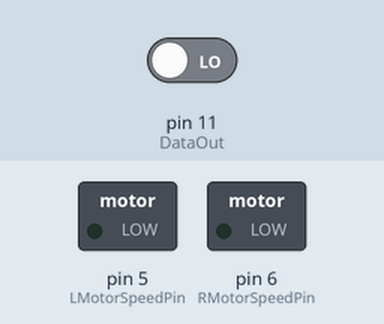
Recording of a sketch running on a simulated Arduino Uno, built with avr-gcc and run on an emulated ATmega328P. On the bench: switched loads named in the sketch (green lamp = pin HIGH). The test bench sets the inputs (shaded band); at power-on: pin 11 (DataOut) LOW. Pins used as bus, display or sensor lines are not drawn; what the sketch prints to the serial monitor is not drawn.

Above: at 0.1 s.
At 6.4 s:
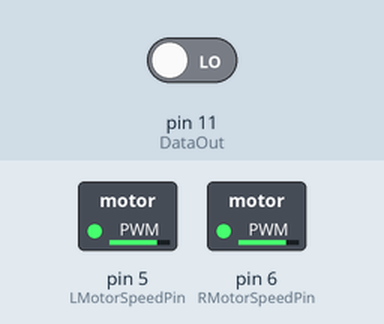
Timing chart, 0 to 7.9 s (numbered marks = the images above):
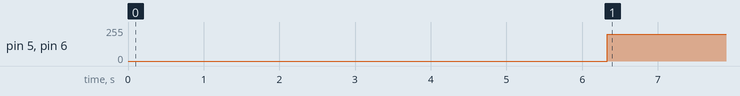

The sketch:

alphabot_line_tracking_PID.ino
```cpp
#include "TRSensors.h"

#define NUM_SENSORS 5
// sensors 0 through 5 are connected to analog inputs 0 through 5, respectively
TRSensors trs =   TRSensors();
unsigned int sensorValues[NUM_SENSORS];

int LMotorSpeedPin = 5;
int RMotorSpeedPin = 6;

volatile int prev_error = 0;

void setup()
{
  Serial.begin(115200);

  digitalWrite(A1, HIGH);
  digitalWrite(A0, LOW);
  digitalWrite(A2, HIGH);
  digitalWrite(A3, LOW);
  analogWrite(LMotorSpeedPin,0);
  analogWrite(RMotorSpeedPin,0);

  // make the calibration
  for (int i = 0; i < 400; i++)
    trs.calibrate();

  Serial.println("calibrate done");

  // print the calibration minimum values measured when emitters were on
  for (int i = 0; i < NUM_SENSORS; i++)
  {
    Serial.print(trs.calibratedMin[i]);
    Serial.print(' ');
  }
  Serial.println();

  // print the calibration maximum values measured when emitters were on
  for (int i = 0; i < NUM_SENSORS; i++)
  {
    Serial.print(trs.calibratedMax[i]);
    Serial.print(' ');
  }
  Serial.println();
  delay(1000);
}

void loop()
{
  // print the sensor values as numbers from 0 to 1000, where 0 means maximum reflectance and
  // 1000 means minimum reflectance, followed by the line position
  for (unsigned char i = 0; i < NUM_SENSORS; i++)
  {
    Serial.print(sensorValues[i]);
    Serial.print('\t');
  }

  unsigned int position = trs.readLine(sensorValues);

  volatile float k = 0.06;
  volatile float d = 0.03;

  volatile int error = position - 2000;
  volatile float pop = error * k + d*(error - prev_error);
  volatile int target = 200;

  prev_error = error;

  Serial.println(position);

  if (pop > target) pop = target;
  if (pop < - target) pop = - target;

  if (pop < 0)
  {
    analogWrite(RMotorSpeedPin,target + pop);
    analogWrite(LMotorSpeedPin,target);
  }
  else
  {
    analogWrite(RMotorSpeedPin,target);
    analogWrite(LMotorSpeedPin,target - pop);
  }

  delay(40);
}
```

TRSensors.cpp
```cpp
// (licence header left out)
#include <Arduino.h>
#include "TRSensors.h"

#define Clock     13
#define Address   12
#define DataOut   11
#define CS        10

#define NUMSENSORS 5
// Base class data member initialization (called by derived class init())
TRSensors::TRSensors()
{
	pinMode(Clock, OUTPUT);
	pinMode(Address, OUTPUT);
	pinMode(DataOut, INPUT);
  pinMode(CS, OUTPUT);

	_numSensors = NUMSENSORS;

	calibratedMin = (unsigned int*)malloc(sizeof(unsigned int) * _numSensors);
	calibratedMax = (unsigned int*)malloc(sizeof(unsigned int) * _numSensors);

	for(int i=0;i<_numSensors;i++)
	{
		calibratedMin[i] = 1023;
		calibratedMax[i] = 0;
	}
}


// Reads the sensor values using TLC1543 ADC chip into an array.
// The values returned are a measure of the reflectance in abstract units,
// with higher values corresponding to lower reflectance (e.g. a black
// surface or a void).
void TRSensors::AnalogRead(unsigned int *sensor_values)
{
	char i,j;
	unsigned int channel = 0;
	unsigned int values[] = {0,0,0,0,0,0};

	for(j = 0;j < _numSensors + 1;j++)
	{
		digitalWrite(CS,LOW);
		for(i = 0;i < 10;i++)
		{
			//0 to 4 clock transfer channel address
			if((i < 4) && (j >> (3 - i) & 0x01))
			digitalWrite(Address,HIGH);
			else
			digitalWrite(Address,LOW);

			//0 to 10 clock receives the previous conversion result
			values[j] <<= 1;
			if(digitalRead(DataOut))
			values[j] |= 0x01;
			digitalWrite(Clock,HIGH);
			digitalWrite(Clock,LOW);
		}
		//sent 11 to 16 clock
		for(i = 0;i < 6;i++)
		{
			digitalWrite(Clock,HIGH);
			digitalWrite(Clock,LOW);
		}
		digitalWrite(CS,HIGH);
	}

	for(i = 0;i < _numSensors;i++)
	{
		sensor_values[i] = values[i+1];
	}
}

// Reads the sensors 10 times and uses the results for
// calibration.  The sensor values are not returned; instead, the
// maximum and minimum values found over time are stored internally
// and used for the readCalibrated() method.
void TRSensors::calibrate()
{
	int i;
	unsigned int sensor_values[_numSensors];
	unsigned int max_sensor_values[_numSensors];
	unsigned int min_sensor_values[_numSensors];

	int j;
	for(j=0;j<10;j++)
	{
		AnalogRead(sensor_values);
		for(i=0;i<_numSensors;i++)
		{
			// set the max we found THIS time
			if(j == 0 || max_sensor_values[i] < sensor_values[i])
				max_sensor_values[i] = sensor_values[i];

			// set the min we found THIS time
			if(j == 0 || min_sensor_values[i] > sensor_values[i])
				min_sensor_values[i] = sensor_values[i];
		}
	}

  // record the min and max calibration values
  for(i=0;i<_numSensors;i++)
  {
    if(min_sensor_values[i] > calibratedMax[i])
      calibratedMax[i] = min_sensor_values[i];
    if(max_sensor_values[i] < calibratedMin[i])
      calibratedMin[i] = max_sensor_values[i];
  }
}


// Returns values calibrated to a value between 0 and 1000, where
// 0 corresponds to the minimum value read by calibrate() and 1000
// corresponds to the maximum value.  Calibration values are
// stored separately for each sensor, so that differences in the
// sensors are accounted for automatically.
void TRSensors::readCalibrated(unsigned int *sensor_values)
{
	int i;

	// read the needed values
	AnalogRead(sensor_values);

	for(i=0;i<_numSensors;i++)
	{
		unsigned int calmin,calmax;
		unsigned int denominator;

		denominator = calibratedMax[i] - calibratedMin[i];

		signed int x = 0;
		if(denominator != 0)
			x = (((signed long)sensor_values[i]) - calibratedMin[i])
				* 1000 / denominator;
		if(x < 0)
			x = 0;
		else if(x > 1000)
			x = 1000;
		sensor_values[i] = x;
	}

}


// Operates the same as read calibrated, but also returns an
// estimated position of the robot with respect to a line. The
// estimate is made using a weighted average of the sensor indices
// multiplied by 1000, so that a return value of 0 indicates that
// the line is directly below sensor 0, a return value of 1000
// indicates that the line is directly below sensor 1, 2000
// indicates that it's below sensor 2000, etc.  Intermediate
// values indicate that the line is between two sensors.  The
// formula is:
//
//    0*value0 + 1000*value1 + 2000*value2 + ...
//   --------------------------------------------
//         value0  +  value1  +  value2 + ...
//
// By default, this function assumes a dark line (high values)
// surrounded by white (low values).  If your line is light on
// black, set the optional second argument white_line to true.  In
// this case, each sensor value will be replaced by (1000-value)
// before the averaging.
int TRSensors::readLine(unsigned int *sensor_values, unsigned char white_line)
{
	unsigned char i, on_line = 0;
	unsigned long avg; // this is for the weighted total, which is long
	                   // before division
	unsigned int sum; // this is for the denominator which is <= 64000
	static int last_value=0; // assume initially that the line is left.

	readCalibrated(sensor_values);

	avg = 0;
	sum = 0;

	for(i=0;i<_numSensors;i++) {
		int value = sensor_values[i];

		if(!white_line)
			value = 1000-value;
		sensor_values[i] = value;
		// keep track of whether we see the line at all
		if(value > 300) {
			on_line = 1;
		}

		// only average in values that are above a noise threshold
		if(value > 50) {
			avg += (long)(value) * (i * 1000);
			sum += value;
		}
	}

	if(!on_line)
	{
		// If it last read to the left of center, return -1.
		 if(last_value < (_numSensors-1)*1000/2)
			 return -1;

		// If it last read to the right of center, return the max+1.
		 else
			 return (_numSensors-1)*1000+1;
	}

	last_value = avg/sum;

	return last_value;
}
```

TRSensors.h
```cpp
/*
  QTRSensors.h - Library for using Pololu QTR reflectance
	sensors and reflectance sensor arrays: QTR-1A, QTR-8A, QTR-1RC, and
	QTR-8RC.  The object used will determine the type of the sensor (either
	QTR-xA or QTR-xRC).  Then simply specify in the constructor which
	Arduino I/O pins are connected to a QTR sensor, and the read() method
	will obtain reflectance measurements for those sensors.  Smaller sensor
	values correspond to higher reflectance (e.g. white) while larger
	sensor values correspond to lower reflectance (e.g. black or a void).

	* QTRSensorsRC should be used for QTR-1RC and QTR-8RC sensors.
	* QTRSensorsAnalog should be used for QTR-1A and QTR-8A sensors.
*/

/*
 * Written by Ben Schmidel et al., October 4, 2010
 * Copyright (c) 2008-2012 Pololu Corporation. For more information, see
 *
 *   http://www.pololu.com
 *   http://forum.pololu.com
 *   http://www.pololu.com/docs/0J19
 *
 * You may freely modify and share this code, as long as you keep this
 * notice intact (including the two links above).  Licensed under the
 * Creative Commons BY-SA 3.0 license:
 *
 *   http://creativecommons.org/licenses/by-sa/3.0/
 *
 * Disclaimer: To the extent permitted by law, Pololu provides this work
 * without any warranty.  It might be defective, in which case you agree
 * to be responsible for all resulting costs and damages.
 */

#ifndef TRSensors_h
#define TRSensors_h

#include "Arduino.h"

#define QTR_EMITTERS_OFF 0
#define QTR_EMITTERS_ON 1
#define QTR_EMITTERS_ON_AND_OFF 2

#define QTR_NO_EMITTER_PIN	255

#define QTR_MAX_SENSORS 16

// This class cannot be instantiated directly (it has no constructor).
// Instead, you should instantiate one of its two derived classes (either the
// QTR-A or QTR-RC version, depending on the type of your sensor).
class TRSensors
{
  public:

  TRSensors();
	// Reads the sensor values into an array. There *MUST* be space
	// for as many values as there were sensors specified in the constructor.
	// Example usage:
	// unsigned int sensor_values[8];
	// sensors.read(sensor_values);
	// The values returned are a measure of the reflectance in abstract units,
	// with higher values corresponding to lower reflectance (e.g. a black
	// surface or a void).
	// If measureOffAndOn is true, measures the values with the
	// emitters on AND off and returns on - (timeout - off).  If this
	// value is less than zero, it returns zero.
	// This method will call the appropriate derived class' readPrivate(), as
	// determined by the _type data member.  Making this method virtual
	// leads to compiler warnings, which is why this alternate approach was
	// taken.
 void AnalogRead(unsigned int *sensor_values);

	// Reads the sensors for calibration.  The sensor values are
	// not returned; instead, the maximum and minimum values found
	// over time are stored internally and used for the
	// readCalibrated() method.
	void calibrate();

	// Returns values calibrated to a value between 0 and 1000, where
	// 0 corresponds to the minimum value read by calibrate() and 1000
	// corresponds to the maximum value.  Calibration values are
	// stored separately for each sensor, so that differences in the
	// sensors are accounted for automatically.
	void readCalibrated(unsigned int *sensor_values);

	// Operates the same as read calibrated, but also returns an
	// estimated position of the robot with respect to a line. The
	// estimate is made using a weighted average of the sensor indices
	// multiplied by 1000, so that a return value of 0 indicates that
	// the line is directly below sensor 0, a return value of 1000
	// indicates that the line is directly below sensor 1, 2000
	// indicates that it's below sensor 2000, etc.  Intermediate
	// values indicate that the line is between two sensors.  The
	// formula is:
	//
	//    0*value0 + 1000*value1 + 2000*value2 + ...
	//   --------------------------------------------
	//         value0  +  value1  +  value2 + ...
	//
	// By default, this function assumes a dark line (high values)
	// surrounded by white (low values).  If your line is light on
	// black, set the optional second argument white_line to true.  In
	// this case, each sensor value will be replaced by (1000-value)
	// before the averaging.
	int readLine(unsigned int *sensor_values, unsigned char white_line = 0);

	// Calibrated minumum and maximum values. These start at 1000 and
	// 0, respectively, so that the very first sensor reading will
	// update both of them.
	//
	// The pointers are unallocated until calibrate() is called, and
	// then allocated to exactly the size required.  Depending on the
	// readMode argument to calibrate, only the On or Off values may
	// be allocated, as required.
	//
	// These variables are made public so that you can use them for
	// your own calculations and do things like saving the values to
	// EEPROM, performing sanity checking, etc.
  unsigned char _numSensors;
	unsigned int *calibratedMin;
	unsigned int *calibratedMax;

};

#endif
```

Measured:
- by itself, pin 5 (LMotorSpeedPin), pin 6 (RMotorSpeedPin): 0/255 → 200/255 at 6.3 s
